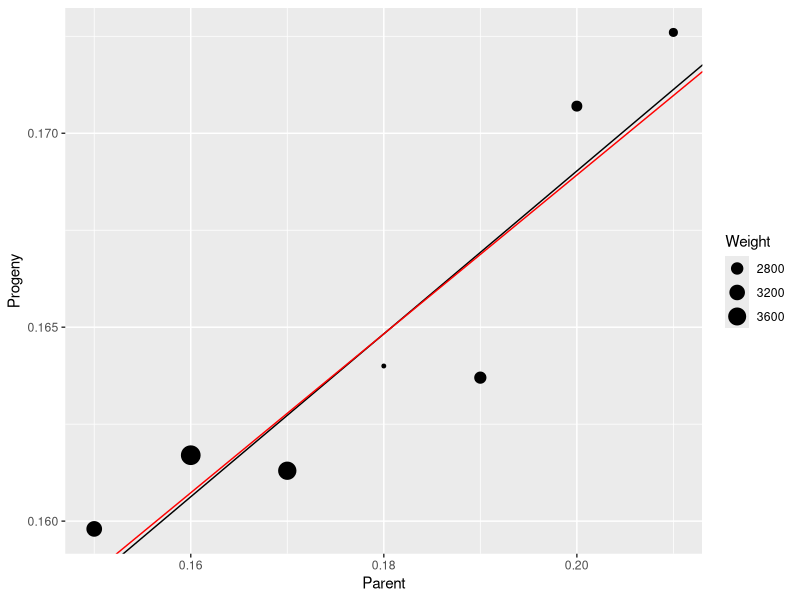
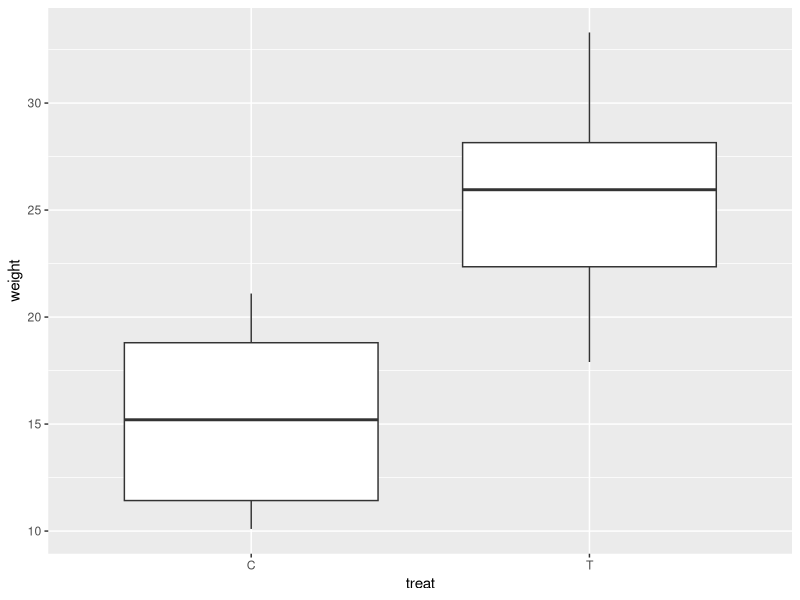
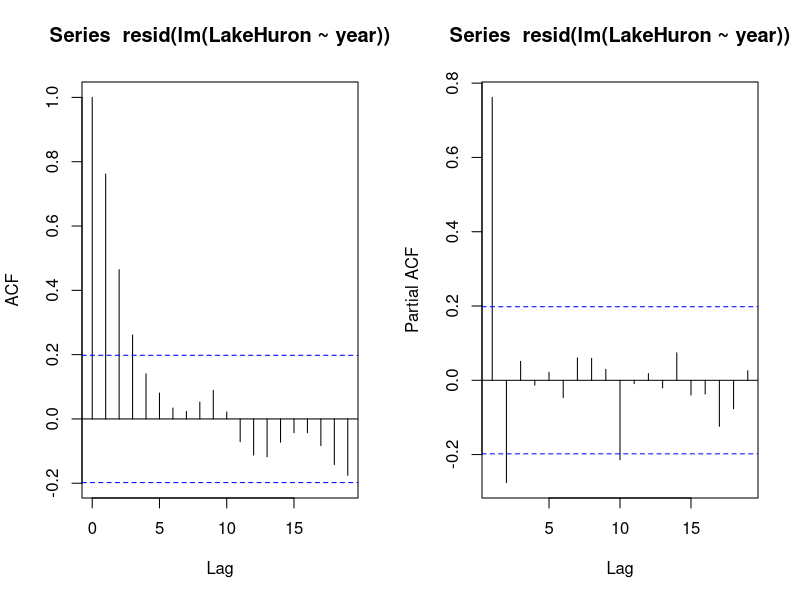
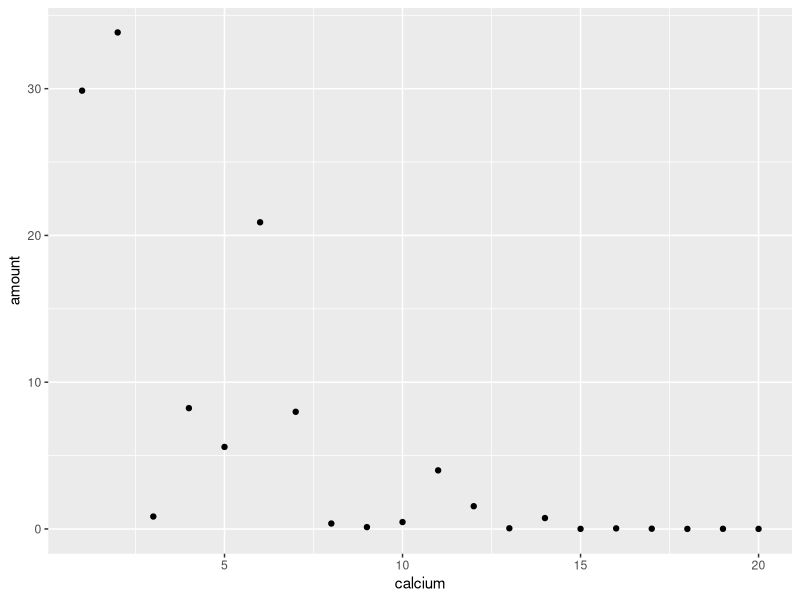
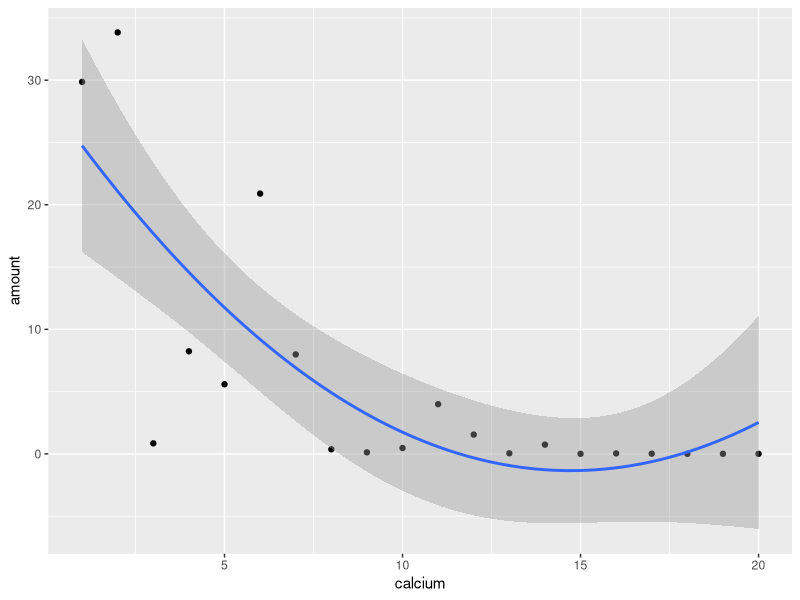
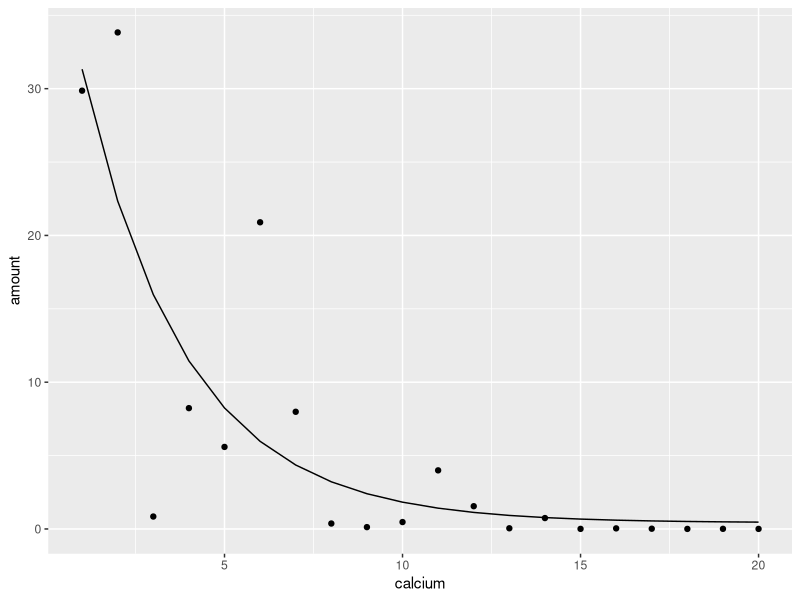

Write R code to recreate these figures, in order.
## ---- chunk 1
knitr::opts_chunk$set(echo = TRUE)
library("tidyverse")
library("nlme")
## ---- chunk 2
diag(4)
## ---- chunk 3
peas <- read.table(header = TRUE, text = "
Parent	Progeny	SD
0.21	0.1726	0.01988
0.2	0.1707	0.01938
0.19	0.1637	0.01896
0.18	0.164	0.02037
0.17	0.1613	0.01654
0.16	0.1617	0.01594
0.15	0.1598	0.01763
")
knitr::kable(peas)
## ---- chunk 4
mod <- lm(Progeny ~ Parent, data = peas)
summary(mod)$coef
wmod <- lm(Progeny ~ Parent, data = peas, weights = 1 / SD ^ 2)
summary(wmod)$coef
## ---- chunk 5
ggplot(peas, aes(x = Parent, y = Progeny, size = 1 / SD ^ 2)) + 
  geom_point() +
  geom_abline(intercept = coef(mod)[1], slope = coef(mod)[2], col = "black") +
  geom_abline(intercept = coef(wmod)[1], slope = coef(wmod)[2], col = "red") +
  labs(size = "Weight")
## ---- chunk 6
bird1 <- read.csv("data/bird1.csv")
## ---- chunk 7
ggplot(bird1, aes(x = treat, y = weight)) +
  geom_boxplot()
bird1 %>% group_by(treat) %>% 
  summarise(var = var(weight))
## ---- chunk 8
library(nlme)
fit_gls <- gls(weight ~ treat, data = bird1, weights = varIdent(form = ~ +1|treat))
summary(fit_gls)
## ---- chunk 9
fit_0 <- gls(weight ~ treat, data = bird1)
anova(fit_0, fit_gls)
## ---- chunk 10
year <- time(LakeHuron)
par(mfrow = c(1, 2))
acf(resid(lm(LakeHuron ~ year)))
pacf(resid(lm(LakeHuron ~ year)))
par(mfrow = c(1, 1))
## ---- chunk 11
mod_ar1 <- gls(LakeHuron ~ year, corr = corAR1())
summary(mod_ar1)
## ---- chunk 12
amount <- read.csv("data/amount.csv")
ggplot(amount, aes(x = calcium, y = amount)) +
  geom_point()
## ---- chunk 13
ggplot(amount, aes(x = calcium, y = amount)) +
  geom_point() +
  geom_smooth(method = "lm", formula = y ~ x + I(x^2))
## ---- chunk 14
library(nlme)
fit.nls <- nls(amount ~ b0 + b1 * exp(b2 * calcium), 
               data = amount, 
               start = c(b0 = 0, b1 = 20, b2 = -1))
summary(fit.nls)
## ---- chunk 15
ggplot(cbind(amount, fit = fitted(fit.nls)), aes(x = calcium, y = amount)) +
  geom_point() +
  geom_line(aes(y = fit))
